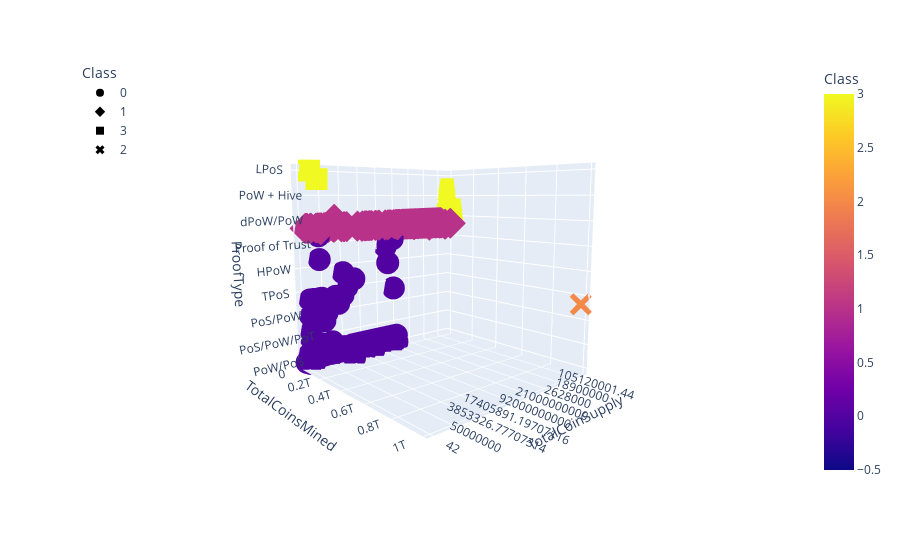

Here is the notebook cell this chart was saved with:
### Markdown cell above
### Deliverable 4: Visualizing Cryptocurrencies Results

#### 3D-Scatter with Clusters

### Code cell
# Creating a 3D-Scatter with the PCA data and the clusters
fig = px.scatter_3d(
    clustered_df, 
    x="TotalCoinsMined",
    y="TotalCoinSupply",
    z="ProofType",
    color="Class",
    symbol="Class",
    hover_name="CoinName",
    hover_data=["Algorithm"],
    width=800,)
fig.update_layout(legend=dict(x=0,y=1))
fig.show()

### Figure 1 — Plotly figure (JSON) as saved in the notebook; plotly's stock layout.template omitted (floating-point values rounded to 4 significant figures; data arrays with more than 128 entries replaced by an {"elided": "..."} marker saying what was removed)
{"data": [{"customdata": {"elided": "287x1 str values"}, "hovertemplate": "<b>%{hovertext}</b><br><br>Class=%{marker.color}<br>TotalCoinsMined=%{x}<br>TotalCoinSupply=%{y}<br>ProofType=%{z}<br>Algorithm=%{customdata[0]}<extra></extra>", "hovertext": {"elided": "287 str values"}, "legendgroup": "0", "marker": {"color": {"elided": "287 int values"}, "coloraxis": "coloraxis", "symbol": "circle"}, "mode": "markers", "name": "0", "scene": "scene", "showlegend": true, "type": "scatter3d", "x": {"elided": "287 float values"}, "y": {"elided": "287 str values"}, "z": {"elided": "287 str values"}}, {"customdata": {"elided": "238x1 str values"}, "hovertemplate": "<b>%{hovertext}</b><br><br>Class=%{marker.color}<br>TotalCoinsMined=%{x}<br>TotalCoinSupply=%{y}<br>ProofType=%{z}<br>Algorithm=%{customdata[0]}<extra></extra>", "hovertext": {"elided": "238 str values"}, "legendgroup": "1", "marker": {"color": {"elided": "238 int values"}, "coloraxis": "coloraxis", "symbol": "diamond"}, "mode": "markers", "name": "1", "scene": "scene", "showlegend": true, "type": "scatter3d", "x": {"elided": "238 float values"}, "y": {"elided": "238 str values"}, "z": {"elided": "238 str values"}}, {"customdata": [["VeChainThor Authority"], ["Proof-of-BibleHash"], ["SHA-256 + Hive"], ["Proof-of-Authority"], ["ECC 256K1"], ["Leased POS"]], "hovertemplate": "<b>%{hovertext}</b><br><br>Class=%{marker.color}<br>TotalCoinsMined=%{x}<br>TotalCoinSupply=%{y}<br>ProofType=%{z}<br>Algorithm=%{customdata[0]}<extra></extra>", "hovertext": ["Vechain", "BiblePay", "LitecoinCash", "Poa Network", "Acute Angle Cloud", "Waves"], "legendgroup": "3", "marker": {"color": [3, 3, 3, 3, 3, 3], "coloraxis": "coloraxis", "symbol": "square"}, "mode": "markers", "name": "3", "scene": "scene", "showlegend": true, "type": "scatter3d", "x": [55454734800, 1772000000.0, 638400000.0, 204479039, 1000000000, 100000000], "y": ["86712634466", "5200000000", "840000000", "252460800", "1000000000", "100000000"], "z": ["Proof of Authority", "POBh", "PoW + Hive", "PoA", "DPOS", "LPoS"]}, {"customdata": [["TRC10"]], "hovertemplate": "<b>%{hovertext}</b><br><br>Class=%{marker.color}<br>TotalCoinsMined=%{x}<br>TotalCoinSupply=%{y}<br>ProofType=%{z}<br>Algorithm=%{customdata[0]}<extra></extra>", "hovertext": ["BitTorrent"], "legendgroup": "2", "marker": {"color": [2], "coloraxis": "coloraxis", "symbol": "x"}, "mode": "markers", "name": "2", "scene": "scene", "showlegend": true, "type": "scatter3d", "x": [990000000000.0], "y": ["990000000000"], "z": ["DPoS"]}], "layout": {"autosize": true, "coloraxis": {"colorbar": {"title": {"text": "Class"}}, "colorscale": [[0, "#0d0887"], [0.1111, "#46039f"], [0.2222, "#7201a8"], [0.3333, "#9c179e"], [0.4444, "#bd3786"], [0.5556, "#d8576b"], [0.6667, "#ed7953"], [0.7778, "#fb9f3a"], [0.8889, "#fdca26"], [1, "#f0f921"]]}, "legend": {"title": {"text": "Class"}, "tracegroupgap": 0, "x": 0, "y": 1}, "margin": {"t": 60}, "scene": {"aspectmode": "auto", "aspectratio": {"x": 1, "y": 1, "z": 1}, "camera": {"center": {"x": 0, "y": 0, "z": 0}, "eye": {"x": 1.8, "y": -1.576, "z": 0.3441}, "projection": {"type": "perspective"}, "up": {"x": 0, "y": 0, "z": 1}}, "domain": {"x": [0, 1], "y": [0, 1]}, "xaxis": {"title": {"text": "TotalCoinsMined"}, "type": "linear"}, "yaxis": {"title": {"text": "TotalCoinSupply"}, "type": "category"}, "zaxis": {"title": {"text": "ProofType"}, "type": "category"}}}}
